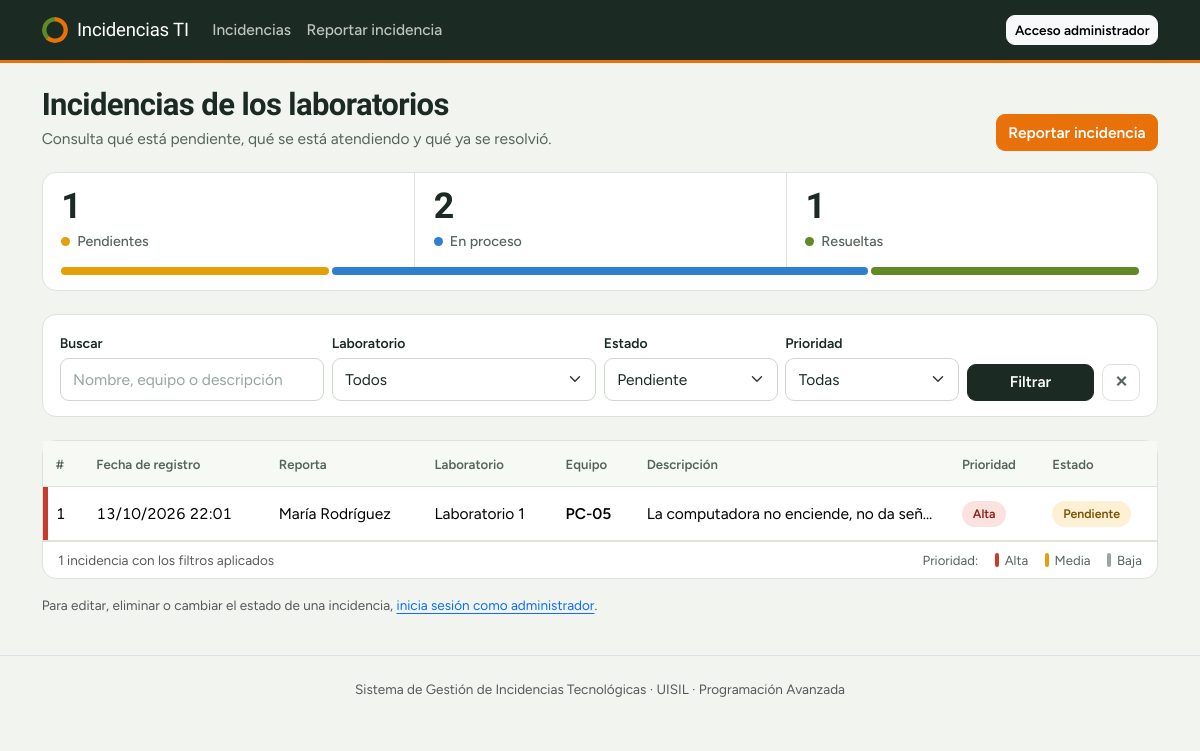
The app's page /index.php?estado=Pendiente with its own data.
### tables this page shows
CREATE TABLE IF NOT EXISTS incidencias (
  id                  INT UNSIGNED NOT NULL AUTO_INCREMENT,
  reportante          VARCHAR(100) NOT NULL,    
  laboratorio         VARCHAR(50)  NOT NULL,
  equipo              VARCHAR(100) NOT NULL,    
  descripcion         TEXT         NOT NULL,
  prioridad           ENUM('Baja','Media','Alta') NOT NULL DEFAULT 'Media',
  estado              ENUM('Pendiente','En proceso','Resuelta') NOT NULL DEFAULT 'Pendiente',
  fecha_registro      DATETIME     NOT NULL DEFAULT CURRENT_TIMESTAMP,    
  fecha_actualizacion DATETIME     NOT NULL DEFAULT CURRENT_TIMESTAMP ON UPDATE CURRENT_TIMESTAMP,    
  PRIMARY KEY (id),
   
  KEY idx_incidencias_laboratorio (laboratorio),
  KEY idx_incidencias_estado (estado),
  KEY idx_incidencias_prioridad (prioridad)
);

### includes/funciones.php (called while the page is built, shortened)
<?php
function e($valor): string
{
    return htmlspecialchars((string)$valor, ENT_QUOTES, 'UTF-8');
}
function badge_estado(string $estado): string
{
    return match ($estado) {
        'Pendiente'  => 'estado-pendiente',
        'En proceso' => 'estado-en-proceso',
        'Resuelta'   => 'estado-resuelta',
        default      => 'estado-pendiente',
    };
}
function badge_prioridad(string $prioridad): string
{
    return match ($prioridad) {
        'Alta'  => 'prioridad-alta',
        'Media' => 'prioridad-media',
        'Baja'  => 'prioridad-baja',
        default => 'prioridad-baja',
    };
}

### includes/auth.php (called while the page is built, shortened)
<?php
require_once __DIR__ . '/funciones.php';
function esta_autenticado(): bool
{
    return !empty($_SESSION['usuario_id']);
}

### index.php (the view, shortened to what this page needs)
<?php
require_once __DIR__ . '/config/db.php';
require_once __DIR__ . '/includes/auth.php';
$f_lab    = trim($_GET['laboratorio'] ?? '');
$f_estado = trim($_GET['estado'] ?? '');
$f_prio   = trim($_GET['prioridad'] ?? '');
$f_texto  = trim($_GET['q'] ?? '');
$where  = [];
$params = [];
$types  = '';
if ($f_estado !== '') {
    $where[] = 'estado = ?';
    $params[] = $f_estado;
    $types .= 's';
}
$sql = 'SELECT id, reportante, laboratorio, equipo, descripcion, prioridad, estado, fecha_registro
        FROM incidencias';
if ($where) {
    $sql .= ' WHERE ' . implode(' AND ', $where);
}
$sql .= ' ORDER BY fecha_registro DESC, id DESC';
$stmt = $conn->prepare($sql);
if ($params) {
    $stmt->bind_param($types, ...$params);
}
$stmt->execute();
$resultado = $stmt->get_result();
$incidencias = $resultado->fetch_all(MYSQLI_ASSOC);
$resumen = ['Pendiente' => 0, 'En proceso' => 0, 'Resuelta' => 0];
$rs = $conn->query('SELECT estado, COUNT(*) AS total FROM incidencias GROUP BY estado');
while ($fila = $rs->fetch_assoc()) {
    $resumen[$fila['estado']] = (int)$fila['total'];
}
$admin = esta_autenticado();
$hayFiltros = ($f_lab !== '' || $f_estado !== '' || $f_prio !== '' || $f_texto !== '');
$qs = $_SERVER['QUERY_STRING'] ?? '';
require __DIR__ . '/includes/header.php';
?>
<div class="page-head">
    <div>
        <h1>Incidencias de los laboratorios</h1>
        <p>Consulta qué está pendiente, qué se está atendiendo y qué ya se resolvió.</p>
    </div>
    <a href="crear.php" class="btn btn-primary">Reportar incidencia</a>
</div>
<?php $totalGeneral = array_sum($resumen);    ?>
<section class="status-strip" aria-label="Resumen por estado">
    <div class="status-cells">
        <a class="status-cell cell-pendiente" href="index.php?estado=Pendiente">
            <strong><?= $resumen['Pendiente'] ?></strong><span>Pendientes</span>
        </a>
        <a class="status-cell cell-proceso" href="index.php?estado=En+proceso">
            <strong><?= $resumen['En proceso'] ?></strong><span>En proceso</span>
        </a>
        <a class="status-cell cell-resuelta" href="index.php?estado=Resuelta">
            <strong><?= $resumen['Resuelta'] ?></strong><span>Resueltas</span>
        </a>
    </div>
    <?php if ($totalGeneral > 0): ?>
        <div class="status-bar" role="img"
             aria-label="<?= $resumen['Pendiente'] ?> pendientes, <?= $resumen['En proceso'] ?> en proceso, <?= $resumen['Resuelta'] ?> resueltas">
            <?php if ($resumen['Pendiente'] > 0): ?><i class="seg-pendiente" style="flex: <?= $resumen['Pendiente'] ?>"></i><?php endif; ?>
            <?php if ($resumen['En proceso'] > 0): ?><i class="seg-proceso" style="flex: <?= $resumen['En proceso'] ?>"></i><?php endif; ?>
            <?php if ($resumen['Resuelta'] > 0): ?><i class="seg-resuelta" style="flex: <?= $resumen['Resuelta'] ?>"></i><?php endif; ?>
        </div>
    <?php else: ?>
        <div class="status-bar is-empty" aria-hidden="true"><i></i></div>
    <?php endif; ?>
</section>
<form method="get" class="card filter-card mb-4">
    <div class="row g-2 align-items-end">
        <div class="col-md-3">
            <label class="form-label small mb-1" for="q">Buscar</label>
            <input type="text" class="form-control" id="q" name="q" placeholder="Nombre, equipo o descripción"
                   value="<?= e($f_texto) ?>">
        </div>
        <div class="col-md-3">
            <label class="form-label small mb-1" for="f_lab">Laboratorio</label>
            <select class="form-select" id="f_lab" name="laboratorio">
                <option value="">Todos</option>
            </select>
        </div>
        <div class="col-md-2">
            <label class="form-label small mb-1" for="f_estado">Estado</label>
            <select class="form-select" id="f_estado" name="estado">
                <?php foreach (ESTADOS as $est): ?>
                    <option value="<?= e($est) ?>" <?= $f_estado === $est ? 'selected' : '' ?>><?= e($est) ?></option>
                <?php endforeach; ?>
            </select>
        </div>
        <div class="col-md-2">
            <label class="form-label small mb-1" for="f_prio">Prioridad</label>
            <select class="form-select" id="f_prio" name="prioridad">
                <option value="">Todas</option>
            </select>
        </div>
        <div class="col-md-2 d-flex gap-2">
            <button type="submit" class="btn btn-dark flex-fill">Filtrar</button>
            <?php if ($hayFiltros): ?>
                <a href="index.php" class="btn btn-outline-secondary" title="Limpiar filtros">&#10005;</a>
            <?php endif; ?>
        </div>
    </div>
</form>
<div class="card">
    <div class="table-responsive">
        <table class="table table-hover align-middle mb-0">
            <thead class="table-light">
                <tr>
                    <th>#</th>
                    <th>Fecha de registro</th>
                    <th>Reporta</th>
                    <th>Laboratorio</th>
                    <th>Equipo</th>
                    <th>Descripción</th>
                    <th>Prioridad</th>
                    <th>Estado</th>
                </tr>
            </thead>
            <tbody>
            <?php foreach ($incidencias as $inc): ?>
                <tr class="prio-<?= e(strtolower($inc['prioridad'])) ?>">
                    <td class="col-id"><?= (int)$inc['id'] ?></td>
                    <td class="col-fecha"><?= e(date('d/m/Y H:i', strtotime($inc['fecha_registro']))) ?></td>
                    <td><?= e($inc['reportante']) ?></td>
                    <td class="text-nowrap"><?= e($inc['laboratorio']) ?></td>
                    <td class="col-equipo"><?= e($inc['equipo']) ?></td>
                    <td class="desc-cell" title="<?= e($inc['descripcion']) ?>"><?= e($inc['descripcion']) ?></td>
                    <td><span class="pill <?= badge_prioridad($inc['prioridad']) ?>"><?= e($inc['prioridad']) ?></span></td>
                    <td>
                        <?php if ($admin): ?>
                            <form method="post" action="estado.php" class="d-flex gap-1">
                                <?= csrf_field() ?>
                                <input type="hidden" name="id" value="<?= (int)$inc['id'] ?>">
                                <input type="hidden" name="volver" value="<?= e($qs) ?>">
                                <select name="estado" class="form-select form-select-sm estado-select" onchange="this.form.submit()"
                                        aria-label="Cambiar estado">
                                    <?php foreach (ESTADOS as $est): ?>
                                        <option value="<?= e($est) ?>" <?= $inc['estado'] === $est ? 'selected' : '' ?>><?= e($est) ?></option>
                                    <?php endforeach; ?>
                                </select>
                                <noscript><button class="btn btn-sm btn-outline-primary">OK</button></noscript>
                            </form>
                        <?php else: ?>
                            <span class="pill <?= badge_estado($inc['estado']) ?>"><?= e($inc['estado']) ?></span>
                        <?php endif; ?>
                    </td>
                </tr>
            <?php endforeach; ?>
            </tbody>
        </table>
    </div>
    <div class="card-footer d-flex flex-wrap justify-content-between gap-2 small text-muted">
        <span>
            <?= count($incidencias) ?> incidencia<?= count($incidencias) === 1 ? '' : 's' ?>
            <?= $hayFiltros ? 'con los filtros aplicados' : 'en total' ?>
        </span>
        <span class="table-legend">
            Prioridad:
            <span><i style="background: var(--prio-alta)"></i>Alta</span>
            <span><i style="background: var(--prio-media)"></i>Media</span>
            <span><i style="background: var(--prio-baja)"></i>Baja</span>
        </span>
    </div>
</div>
<?php if (!$admin): ?>
    <p class="text-muted small mt-3">
        Para editar, eliminar o cambiar el estado de una incidencia, <a href="login.php">inicia sesión como administrador</a>.
    </p>
<?php endif; ?>
<?php require __DIR__ . '/includes/footer.php'; ?>

### records on screen
incidencias: id "1", fecha_registro "13/10/2026 22:01", reportante "María Rodríguez", laboratorio "Laboratorio 1", equipo "PC-05", descripcion "La computadora no enciende, no da señ…", prioridad "Alta", estado "Pendiente"

### other values on screen
$resumen['Pendiente'] "1"
$resumen['En proceso'] "2"
$resumen['Resuelta'] "1"
count($incidencias) "1"
form field estado "Pendiente"
